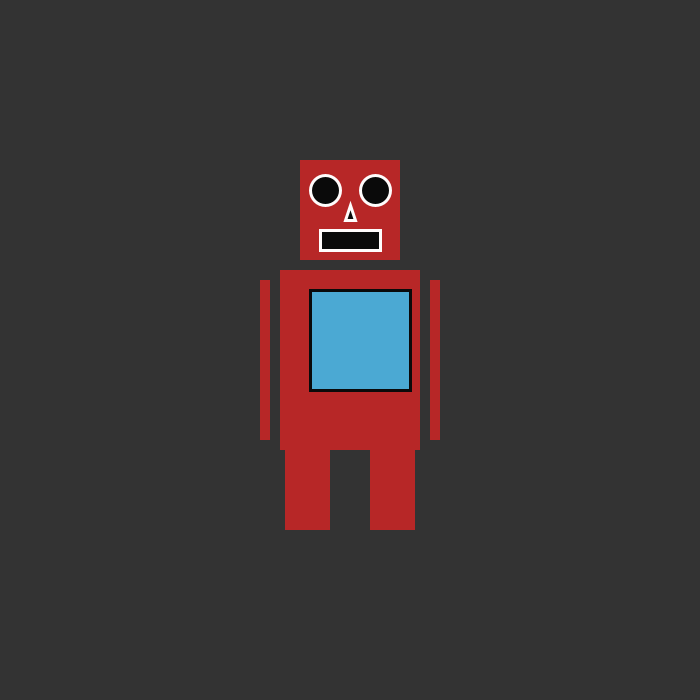
Frame 1 (no input)
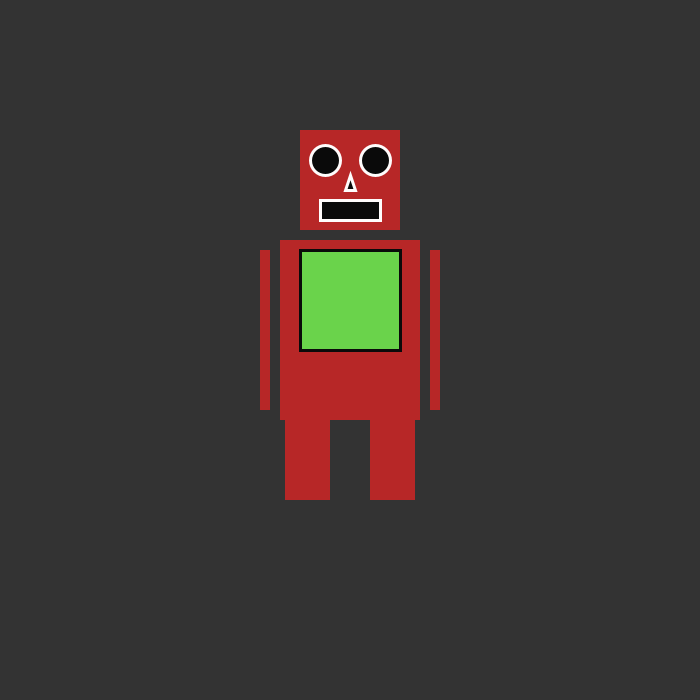
Frame 60 (the mouse pressed at the canvas centre just before this capture)
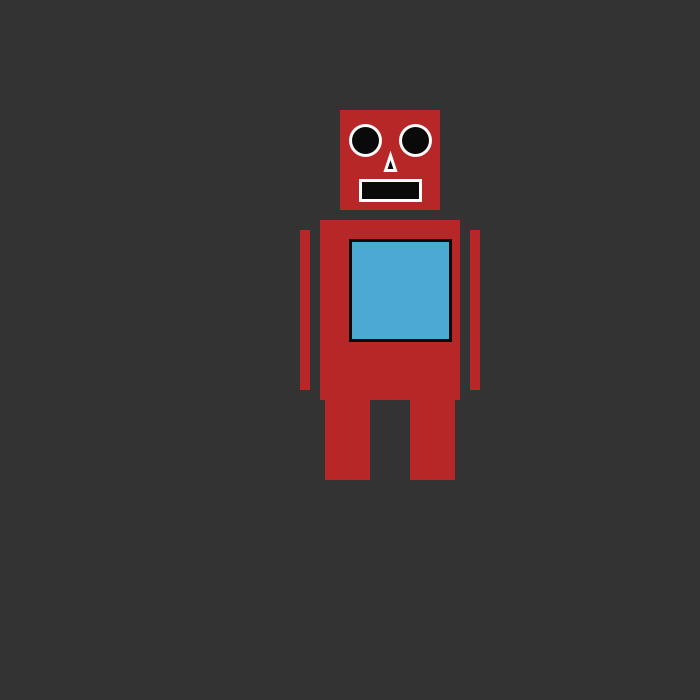
Frame 120 (the mouse held since frame 60 and released just before this capture)

The Processing sketch that drew these frames (run headless with seeded random() and noise(); from frame 60 on, the mouse is pressed at the canvas centre):

// Processing sketch: processing_146364
// ── processing_146364.pde

int mida=180;
int x;
int y;
int v=10;

void setup(){
size(700,700);
background(51);
x=width/2;
y=height/2;
}
 
 
void draw(){
background(51);
noStroke();
 
fill(183,39,39);
rect(x-90,y-70,10,160);//bras dret
rect(x+80,y-70,10,160);//bras esquerre
rect(x-50,y-190,100,100);//Cap
rect(x-70,y-80,140,180);//cuerpo principal 
rect(x-65,y+100,45,80);//fut
rect(x+20,y+100,45,80);//fut 
fill(10,10,10);
stroke(255,252,252);
strokeWeight(3);
ellipse(x-25,y-160,30,30);//ull dret
ellipse(x+25,y-160,30,30);//ull esq 
rect(x-30,y-120,60,20);//boca
triangle(x,y-145,x-5,y-130,x+5,y-130);//nas
fill(255,252,252);
stroke(10,10,10);

float r = random(60);

if (r < 15) {
    //cap amunt
    y = y - v;
  } 
  else if (r < 30) {
    //cap avall
    y = y +v;
  } 
  else if (r <45) {
    //dreta
    x = x+v;
  } 
  else {
    //esquerra
    x = x-v;
  }

  comprovaLimits();
  
  if(x>width/4){
  fill(106,211,75);
  rect(x-50,y-60,100,100);//quadro blanc
  }
  if(x>width/2){
  fill(75,169,211);  
  rect(x-50,y-60,100,100);//quadro blanc
  
  }
  if(x<width/2){
  fill(202,75,211);
  rect(x-50,y-60,100,100);
  }
  if(x<width/4){
  fill(211,173,75);
  rect(x-50,y-60,100,100);
  }
}

void comprovaLimits() {
  if (x-mida/2<0) {
    x =mida/2;
  }
  if (x+mida/2>width) {
    x=width-mida/2;
  }
  if (y-mida/2<0) {
    y =mida/2;
  }
  if (y+mida/2>height) {
    y=height-mida/2;
  }

}

void mousePressed(){
  x=mouseX;
  y=mouseY;
}
